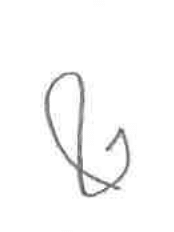
#> input picture symbol_training/and/t_11.png, 174 x 232 px; its folder holds 4 pictures in this run
$ python cnn_generate2.py ../symbol_training/and/3.png
#> lines starting #> are read from the running program, lines starting #| are printed output that depends on the picture; after the words box and inside, x2 and y2 are one past the last pixel; in counts of white or black regions, pixels touching at a corner belong together
import sys
from sys import argv

sys.path.append('/usr/local/lib/python3.6/site-packages')

import keras
from keras.models import Sequential
from keras.layers import Dense, Dropout, Conv2D, MaxPooling2D
from keras.layers import Flatten, Lambda, BatchNormalization
from keras.layers.core import Activation, Dropout
from keras.layers import Dense, Flatten
from keras.utils import np_utils
import scipy.io as sio
import numpy as np
from keras.optimizers import Adam as Adam
from keras.layers.advanced_activations import LeakyReLU

import os
import cv2

import h5py

# need to extern this shit
mapping = {0: 48, 1: 49, 2: 50, 3: 51, 4: 52, 5: 53, 6: 54, 7: 55, 8: 56, 9: 57, 10: 65,
			11: 66, 12: 67, 13: 68, 14: 69, 15: 70, 16: 71, 17: 72, 18: 73, 19: 74, 20: 75,
			21: 76, 22: 77, 23: 78, 24: 79, 25: 80, 26: 81, 27: 82, 28: 83, 29: 84, 30: 85,
			31: 86, 32: 87, 33: 88, 34: 89, 35: 90, 36: 97, 37: 98, 38: 100, 39: 101,
			40: 102, 41: 103, 42: 104, 43: 110, 44: 113, 45: 114, 46: 116
		}

#need final 1 for channel dim
INPUT_SHAPE = (28, 28, 1)
num_classes = 126 #58 # emnist + custom + math_symbols
EPOCHS = 5
batch_size = 128
IMG_X = 28
IMG_Y = 28

# [27 lines left out: functions eval, loadDataset, not called in this run]

def loadCustomData(path):
#> called with path = '../symbol_training/'
	labels = [name for name in os.listdir(path) if os.path.isdir(os.path.join(path, name))]
	img_files = []
	for l in labels:
		img_files = img_files + [(f, l) for f in os.listdir(os.path.join(path, l)) if f[:2] == 't_']

	x = []
	y = []

	label_dict = {
		'and' : ord('&'),
		'colon' : ord(':'),
		'dash' : ord('-'),
		'doub_quote' : ord('"'),
		'percent' : ord('%'),
		'period' : ord('.'),
		'semi' : ord(';'),
		'single_quote' : ord("'"),
		'times' : ord('*'),
		'xor' : ord('^')
	}

	# update the mapping dictionary
	mapping.update(label_dict)

	for img, label in img_files:
		p = os.path.join(path, label)
		p = os.path.join(p, img)
		image = cv2.imread(p)
#> image is the input picture: shape (232, 174, 3); min 79, max 255, mean 249.4
		image = cv2.cvtColor(image, cv2.COLOR_BGR2GRAY)
#> image: shape (232, 174)

		image_thresh = cv2.adaptiveThreshold(image, 255, cv2.ADAPTIVE_THRESH_GAUSSIAN_C, cv2.THRESH_BINARY_INV, 11, 2)
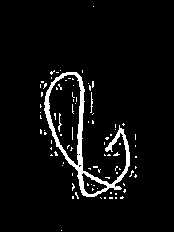
#> image_thresh: shape (232, 174); 5.2% white; 89 white regions (86 under 20 px), largest, box (x1, y1, x2, y2) and area: (44, 72, 130, 197) 1585, (58, 113, 62, 132) 28, (90, 92, 93, 113) 27
		image_crop = cv2.resize(image_thresh, (28, 28), interpolation=cv2.INTER_AREA)
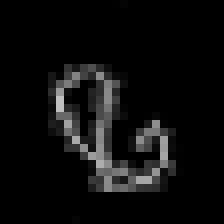
#> image_crop: shape (28, 28) (shown 8 times larger); min 0, max 192, mean 13.3
		image = np.array(image_crop, 'float32')
#> image: shape (28, 28) float32
		image = image.reshape(28, 28, 1)

		x.append(image)
		y.append(mapping[label]) # label needs to line up with the mapping dict
#> pass 2 of the loop in loadCustomData, `for img, label in img_files:`:
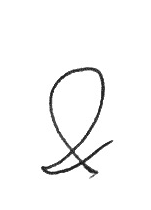
#> input picture symbol_training/and/t_110.png, 151 x 210 px
#> in loadCustomData, image is the input picture: shape (210, 151, 3); min 0, max 255, mean 248.2
#> in loadCustomData, `image_thresh = cv2.adaptiveThreshold(image, 255, cv2.ADAPTIVE_THRESH_G..`:
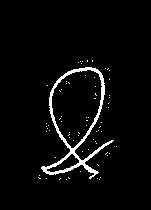
#> image_thresh: shape (210, 151); 3.8% white; 71 white regions (70 under 20 px), largest, box (x1, y1, x2, y2) and area: (41, 67, 114, 179) 1101
#> in loadCustomData, `image_crop = cv2.resize(image_thresh, (28, 28), interpolation=cv2.INTE..`:
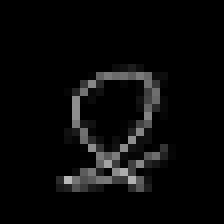
#> image_crop: shape (28, 28) (shown 8 times larger); min 0, max 183, mean 9.6
#> pass 3 of the loop in loadCustomData, `for img, label in img_files:`:
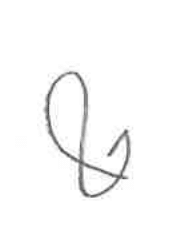
#> input picture symbol_training/and/t_12.png, 175 x 232 px
#> in loadCustomData, image is the input picture: shape (232, 175, 3); min 79, max 255, mean 249.5
#> in loadCustomData, `image_thresh = cv2.adaptiveThreshold(image, 255, cv2.ADAPTIVE_THRESH_G..`:
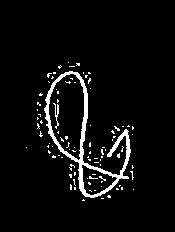
#> image_thresh: shape (232, 175); 5% white; 92 white regions (90 under 20 px), largest, box (x1, y1, x2, y2) and area: (44, 71, 131, 198) 1491, (53, 103, 59, 129) 57
#> in loadCustomData, `image_crop = cv2.resize(image_thresh, (28, 28), interpolation=cv2.INTE..`:
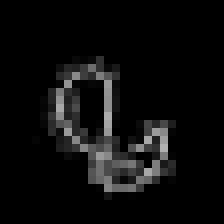
#> image_crop: shape (28, 28) (shown 8 times larger); min 0, max 176, mean 12.8

	x = np.array(x)
	y = np.array(y)

	y = y.reshape(y.shape[0], 1)

	return x, y

def loadMathData(path):
	labels = [name for name in os.listdir(path) if os.path.isdir(os.path.join(path, name))]
	img_files = []
	for l in labels:
		img_files = img_files + [(f, l) for f in os.listdir(os.path.join(path, l))]

	label_dict = {
		'-' : ord('-'),
		',' : ord(','),
		'!' : ord('!'),
		'(' : ord('('),
		')' : ord(')'),
		']' : ord(']'),
		'[' : ord('['),
		'{' : ord('{'),
		'}' : ord('}'),
		'+' : ord('+'),
		'=' : ord('=')
	}

	# update the mapping dictionary
	mapping.update(label_dict)

	x = []
	y = []

	for img, label in img_files:
		p = os.path.join(path, label)
		p = os.path.join(p, img)
		image = cv2.imread(p)
		# cv2.imshow('hi', image)
		# cv2.waitKey()

		image = cv2.cvtColor(image, cv2.COLOR_BGR2GRAY)

		image_thresh = cv2.adaptiveThreshold(image, 255, cv2.ADAPTIVE_THRESH_GAUSSIAN_C, cv2.THRESH_BINARY_INV, 11, 2)
		image_crop = cv2.resize(image_thresh, (28, 28), interpolation=cv2.INTER_AREA)
		image = np.array(image_crop, 'float32')
		image = image.reshape(28, 28, 1)

		x.append(image)
		y.append(mapping[label]) # label needs to line up with the mapping dict

	x = np.array(x)
	y = np.array(y)

	y = y.reshape(y.shape[0], 1)

	return x, y

# [83 lines left out: functions flip_rotate, extractHogFeatures, split_data, create_model, not called in this run]

def train_model(model, x_train, y_train, x_test, y_test):
	model.fit(x_train, y_train, batch_size=batch_size, epochs=2, verbose=1, validation_data=(x_test, y_test))

if __name__ == '__main__':

	classifier_name = 'bymerge-allsymbols-3epochs'

	x_sym, y_sym = loadCustomData('../symbol_training/')
#> y_sym = [38, 38, 38]

	x_math, y_math = loadMathData('../math_symbols/extracted_images/')
#> (the run stopped early here; a loop or call above may not have finished)
